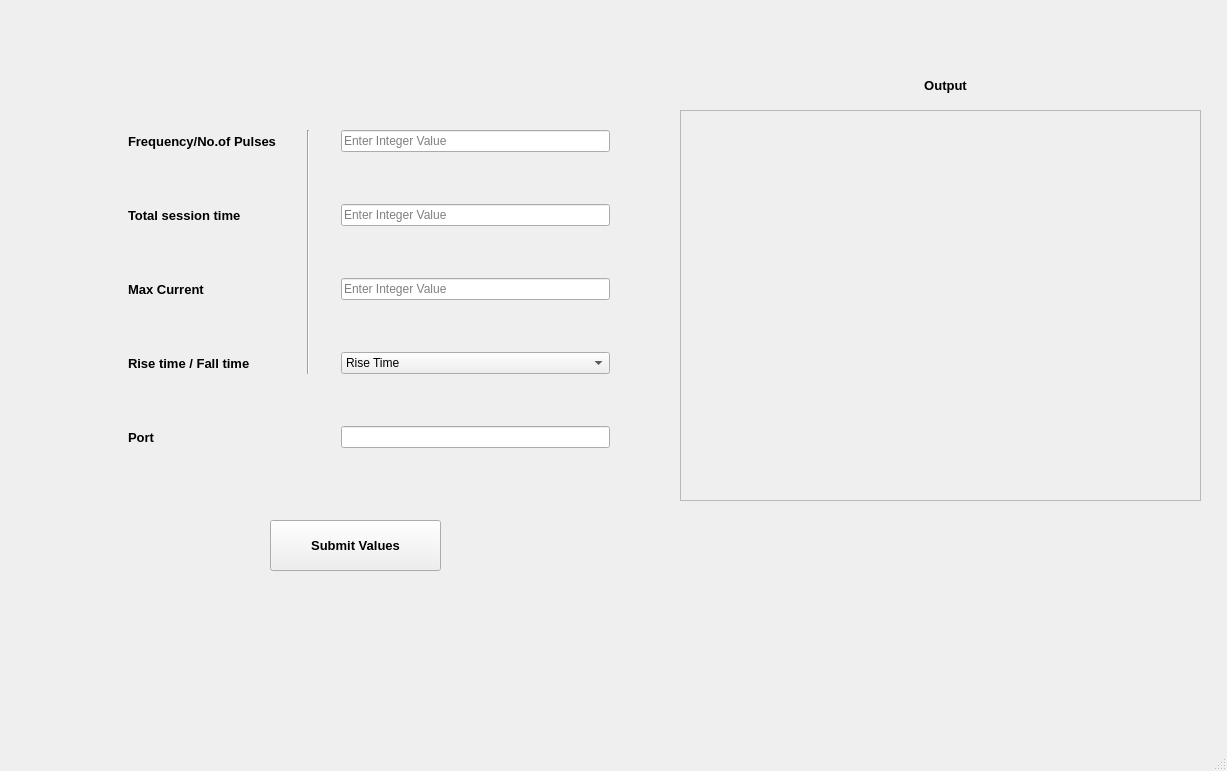
<?xml version="1.0" encoding="UTF-8"?>
<ui version="4.0">
 <class>MainWindow</class>
 <widget class="QMainWindow" name="MainWindow">
  <property name="geometry">
   <rect>
    <x>0</x>
    <y>0</y>
    <width>1227</width>
    <height>771</height>
   </rect>
  </property>
  <property name="windowTitle">
   <string>Electrical Stimulation Control</string>
  </property>
  <widget class="QWidget" name="centralwidget">
   <widget class="QWidget" name="gridWidget" native="true">
    <property name="geometry">
     <rect>
      <x>110</x>
      <y>80</y>
      <width>510</width>
      <height>421</height>
     </rect>
    </property>
    <layout class="QGridLayout" name="gridLayout">
     <property name="leftMargin">
      <number>18</number>
     </property>
     <property name="rightMargin">
      <number>10</number>
     </property>
     <property name="horizontalSpacing">
      <number>31</number>
     </property>
     <property name="verticalSpacing">
      <number>2</number>
     </property>
     <item row="2" column="2">
      <widget class="QLineEdit" name="total_session_time">
       <property name="placeholderText">
        <string>Enter Integer Value</string>
       </property>
      </widget>
     </item>
     <item row="1" column="2">
      <widget class="QLineEdit" name="frequency">
       <property name="enabled">
        <bool>true</bool>
       </property>
       <property name="sizePolicy">
        <sizepolicy hsizetype="Expanding" vsizetype="Fixed">
         <horstretch>0</horstretch>
         <verstretch>0</verstretch>
        </sizepolicy>
       </property>
       <property name="sizeIncrement">
        <size>
         <width>0</width>
         <height>0</height>
        </size>
       </property>
       <property name="placeholderText">
        <string>Enter Integer Value</string>
       </property>
      </widget>
     </item>
     <item row="3" column="0">
      <widget class="QLabel" name="label_4">
       <property name="font">
        <font>
         <pointsize>10</pointsize>
         <weight>75</weight>
         <bold>true</bold>
        </font>
       </property>
       <property name="layoutDirection">
        <enum>Qt::LeftToRight</enum>
       </property>
       <property name="text">
        <string>Max Current</string>
       </property>
       <property name="alignment">
        <set>Qt::AlignLeading|Qt::AlignLeft|Qt::AlignVCenter</set>
       </property>
      </widget>
     </item>
     <item row="1" column="1" rowspan="4">
      <widget class="Line" name="line">
       <property name="orientation">
        <enum>Qt::Vertical</enum>
       </property>
      </widget>
     </item>
     <item row="4" column="0">
      <widget class="QLabel" name="label">
       <property name="font">
        <font>
         <pointsize>10</pointsize>
         <weight>75</weight>
         <bold>true</bold>
        </font>
       </property>
       <property name="text">
        <string>Rise time / Fall time</string>
       </property>
       <property name="alignment">
        <set>Qt::AlignLeading|Qt::AlignLeft|Qt::AlignVCenter</set>
       </property>
      </widget>
     </item>
     <item row="2" column="0">
      <widget class="QLabel" name="label_5">
       <property name="font">
        <font>
         <pointsize>10</pointsize>
         <weight>75</weight>
         <bold>true</bold>
        </font>
       </property>
       <property name="text">
        <string>Total session time</string>
       </property>
       <property name="alignment">
        <set>Qt::AlignLeading|Qt::AlignLeft|Qt::AlignVCenter</set>
       </property>
      </widget>
     </item>
     <item row="3" column="2">
      <widget class="QLineEdit" name="max_current">
       <property name="placeholderText">
        <string>Enter Integer Value</string>
       </property>
       <property name="clearButtonEnabled">
        <bool>false</bool>
       </property>
      </widget>
     </item>
     <item row="1" column="0">
      <widget class="QLabel" name="label_3">
       <property name="font">
        <font>
         <pointsize>10</pointsize>
         <weight>75</weight>
         <bold>true</bold>
        </font>
       </property>
       <property name="text">
        <string>Frequency/No.of Pulses</string>
       </property>
       <property name="alignment">
        <set>Qt::AlignLeading|Qt::AlignLeft|Qt::AlignVCenter</set>
       </property>
      </widget>
     </item>
     <item row="4" column="2">
      <widget class="QComboBox" name="type_ipt">
       <item>
        <property name="text">
         <string>Rise Time</string>
        </property>
       </item>
       <item>
        <property name="text">
         <string>Fall Time</string>
        </property>
       </item>
      </widget>
     </item>
     <item row="5" column="0">
      <widget class="QLabel" name="label_2">
       <property name="font">
        <font>
         <pointsize>10</pointsize>
         <weight>75</weight>
         <bold>true</bold>
        </font>
       </property>
       <property name="text">
        <string>Port</string>
       </property>
       <property name="alignment">
        <set>Qt::AlignLeading|Qt::AlignLeft|Qt::AlignVCenter</set>
       </property>
      </widget>
     </item>
     <item row="5" column="2">
      <widget class="QLineEdit" name="port_inpt">
       <property name="text">
        <string/>
       </property>
       <property name="clearButtonEnabled">
        <bool>false</bool>
       </property>
      </widget>
     </item>
    </layout>
   </widget>
   <widget class="QPushButton" name="submitbutton">
    <property name="geometry">
     <rect>
      <x>270</x>
      <y>520</y>
      <width>171</width>
      <height>51</height>
     </rect>
    </property>
    <property name="font">
     <font>
      <pointsize>10</pointsize>
      <weight>75</weight>
      <bold>true</bold>
     </font>
    </property>
    <property name="text">
     <string>Submit Values</string>
    </property>
   </widget>
   <widget class="QLabel" name="label_6">
    <property name="geometry">
     <rect>
      <x>820</x>
      <y>70</y>
      <width>251</width>
      <height>31</height>
     </rect>
    </property>
    <property name="font">
     <font>
      <pointsize>10</pointsize>
      <weight>75</weight>
      <bold>true</bold>
     </font>
    </property>
    <property name="text">
     <string>Output</string>
    </property>
    <property name="alignment">
     <set>Qt::AlignCenter</set>
    </property>
   </widget>
   <widget class="QFrame" name="frame">
    <property name="geometry">
     <rect>
      <x>680</x>
      <y>110</y>
      <width>521</width>
      <height>391</height>
     </rect>
    </property>
    <property name="sizePolicy">
     <sizepolicy hsizetype="Expanding" vsizetype="Expanding">
      <horstretch>0</horstretch>
      <verstretch>0</verstretch>
     </sizepolicy>
    </property>
    <property name="frameShape">
     <enum>QFrame::StyledPanel</enum>
    </property>
    <property name="frameShadow">
     <enum>QFrame::Raised</enum>
    </property>
   </widget>
  </widget>
  <widget class="QMenuBar" name="menubar">
   <property name="geometry">
    <rect>
     <x>0</x>
     <y>0</y>
     <width>1227</width>
     <height>26</height>
    </rect>
   </property>
  </widget>
  <widget class="QStatusBar" name="statusbar"/>
 </widget>
 <resources/>
 <connections/>
</ui>
